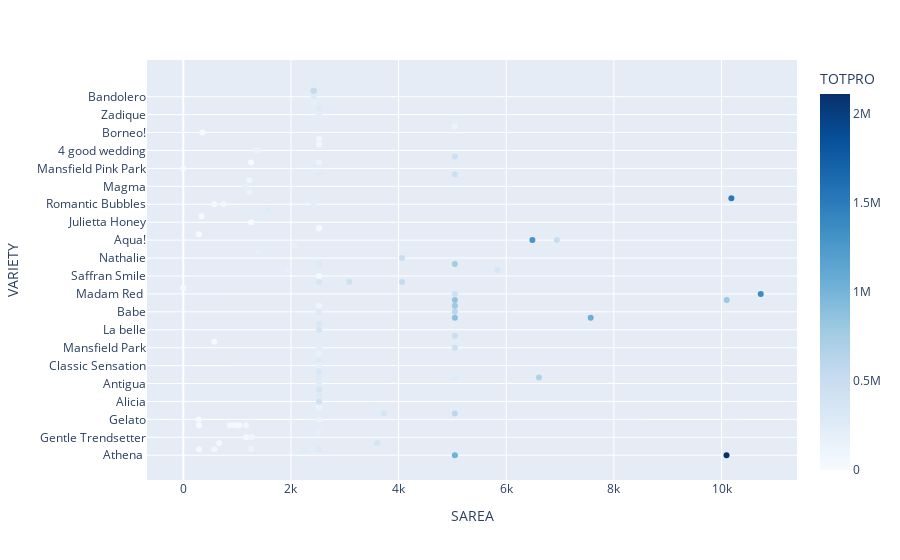

Source (notebook cell):
### Code cell
fig = px.scatter(data, x="SAREA", y="VARIETY", color=data['TOTPRO'],  color_continuous_scale='Blues')
fig.update_layout(legend_title_text='TOTPRO')

### Figure 1 — Plotly figure (JSON) as saved in the notebook; plotly's stock layout.template omitted (floating-point values rounded to 4 significant figures)
{"data": [{"hovertemplate": "SAREA=%{x}<br>VARIETY=%{y}<br>TOTPRO=%{marker.color}<extra></extra>", "legendgroup": "", "marker": {"color": [1027655, 25706, 46052, 56871, 120153, 6713, 125005, 582130, 135160, 414505, 192673, 286446, 383888, 239088, 263069, 117835, 97546, 324738, 256613, 315270, 172590, 219253, 385670, 17265, 471129, 44778, 381268, 328397, 884149, 608560, 621994, 803000, 442609, 0, 435900, 31551, 339268, 73009, 2109597, 418361, 1052743, 361665, 476782, 546060, 204827, 32095, 181954, 499218, 99851, 669142, 0, 50536, 0, 0, 274789, 63539, 18409, 1517865, 1360558, 1286883, 120513, 184913, 78658, 250131, 460581, 12396, 347644, 260212, 9994, 0, 785720, 265913, 286717, 123480, 278390, 173314, 753538, 258106, 120959, 259897, 450591, 336342, 117754, 87725, 452709, 49371, 36612, 62694, 7110, 19237, 127466, 220157, 0, 849978, 282312, 206452, 158771, 287845, 172379, 265009, 186334, 264419, 601831, 200882, 284681, 197940, 225766, 531231, 220649, 244874], "coloraxis": "coloraxis", "symbol": "circle"}, "mode": "markers", "name": "", "orientation": "h", "showlegend": false, "type": "scatter", "x": [5046, 292, 667, 1272, 2523, 292, 2523, 5046, 2523, 2523, 2523, 2523, 2523, 2523, 2523, 1262, 1261, 2523, 2523, 2523, 2523, 2523, 3606, 576, 5046, 864, 2523, 2523, 5046, 5046, 5046, 10096, 5046, 0, 3086, 2523, 5838, 1168, 10092, 2523, 7569, 3722, 4064, 4064, 1382, 952, 2074, 6940, 2523, 6608, 292, 2523, 1262, 340, 1579, 748, 1039, 10182, 10728, 6486, 1227, 1152, 1227, 2235, 5046, 288, 2523, 5046, 2523, 0, 5046, 2523, 2523, 576, 2523, 1947, 5046, 2523, 2523, 2523, 5046, 2523, 1371, 576, 5046, 2523, 576, 2523, 356, 1167, 5046, 5046, 1261, 5046, 2523, 2523, 2523, 2523, 2523, 2523, 2422, 2422, 2422, 2422, 2422, 2422, 2422, 2422, 2422, 2422], "xaxis": "x", "y": ["Athena ", "Dinara", "Dominica", "Gentle Trendsetter", "Giselle!", "Trials", "Gelato", "Mirabel", "Summer Rose", "Alicia", "Giselle!", "Rosanella", "Tessa", "Antigua", "Bombastic ", "Dinara", "Gentle Trendsetter", "Salinero", "Classic Sensation", "Green Glow ", "Inger Kristine", "Mansfield Park", "Dominica", "Mimi Eden", "Silva Pink+", "Trials", "La belle", "Minnion Rose", "Moonwalk", "Babe", "Snowflake", "Furiosa", "Madam Red ", "Flinders Lane", "Reflex", "Saffran Smile", "Summer Dance", "Trials", "Athena ", "Belle Rose", "Moonwalk", "Mirabel", "Nathalie", "Reflex", "Tarantella", "Trials", "Yellow babe", "Aqua!", "Snowflake", "Bombastic ", "Charlize", "Georgia Peach", "Julietta Honey", "Princessa", "Copacabana ", "Romantic Bubbles", "Trials", "Tropical Amazone", "Madam Red ", "Aqua!", "Exclusive Sensation", "Magma", "Super Sensation", "Dinara", "Fireworks", "Gelato", "Reflex", "Bombastic ", "Georgia Peach", "Mansfield Pink Park", "Snowflake", "Babe", "Belle Rose", "Dinara", "Salinero", "Summer Dance", "Belle Rose", "Fireworks", "Sweet Giselle!", "Green Glow ", "Pink Rhodos ", "Salinero", "4 good wedding", "Dinara", "Mansfield Park", "Miss Bombastic", "Romantic Bubbles", "Angel Bombastic", "Borneo!", "Gentle Trendsetter", "Lady Bombastic", "Madam Bombastic", "Sweet Giselle!", "Furiosa", "Rosanella", "Zadique", "Classic Sensation", "Dinara", "Inger Kristine", "Silver Shadow", "Azore", "Bandolero", "Madam Cerise", "Romantic Bubbles", "Smashing", "Azore", "Dinara", "Madam Cerise", "Silver Shadow", "Smashing"], "yaxis": "y"}], "layout": {"autosize": true, "coloraxis": {"colorbar": {"title": {"text": "TOTPRO"}}, "colorscale": [[0, "rgb(247,251,255)"], [0.125, "rgb(222,235,247)"], [0.25, "rgb(198,219,239)"], [0.375, "rgb(158,202,225)"], [0.5, "rgb(107,174,214)"], [0.625, "rgb(66,146,198)"], [0.75, "rgb(33,113,181)"], [0.875, "rgb(8,81,156)"], [1, "rgb(8,48,107)"]]}, "legend": {"title": {"text": "TOTPRO"}, "tracegroupgap": 0}, "margin": {"t": 60}, "xaxis": {"anchor": "y", "autorange": true, "domain": [0, 1], "range": [-655.1, 11380.0], "title": {"text": "SAREA"}, "type": "linear"}, "yaxis": {"anchor": "x", "autorange": true, "domain": [0, 1], "range": [-4.801, 66.8], "title": {"text": "VARIETY"}, "type": "category"}}}
